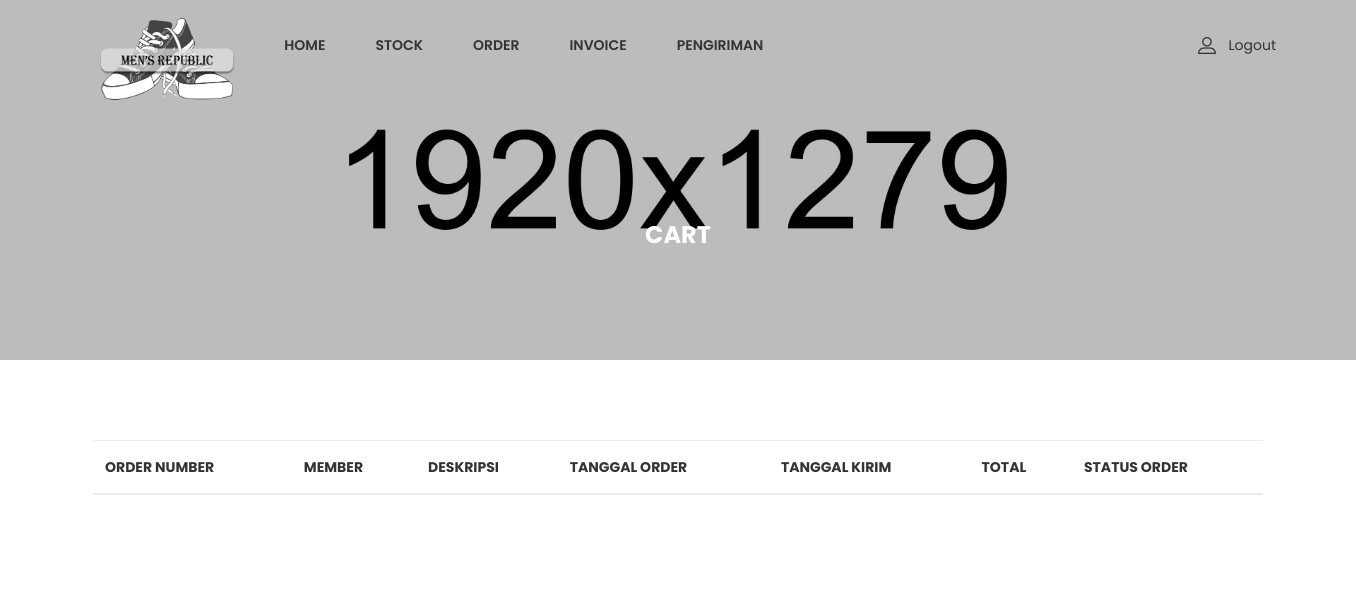
/admin/admin_page.php?page=cart_list, run on an earlier commit of the app's database.
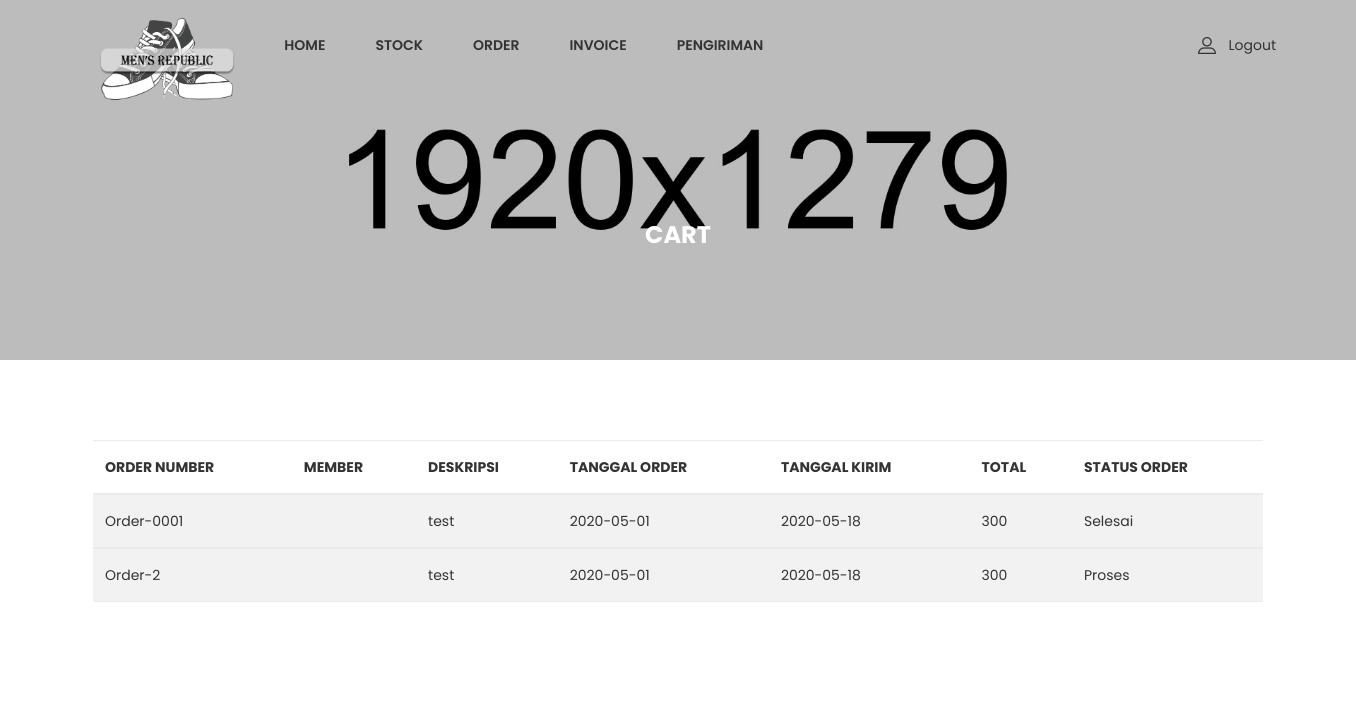
And on a later commit of the database.
### tables this page shows
CREATE TABLE `order_list` (
  `id_order` int(11) NOT NULL,
  `order_num` varchar(25) DEFAULT NULL,
  `deskripsi` text DEFAULT NULL,
  `id_member` int(11) DEFAULT NULL,
  `id_status_order` int(11) DEFAULT NULL,
  `tanggal_order` date DEFAULT NULL,
  `tanggal_kirim` date DEFAULT NULL,
  `total_harga` float DEFAULT NULL
);

CREATE TABLE `status_trans` (
  `id_status_trans` int(11) NOT NULL,
  `nama_status_trans` varchar(50) DEFAULT NULL
);

### admin/cart_list.php (the view)
<div class="ht__bradcaump__area bg-image--6">
    <div class="container">
        <div class="row">
            <div class="col-lg-12">
                <div class="bradcaump__inner text-center">
                    <h2 class="bradcaump-title">Cart</h2>
                </div>
            </div>
        </div>
    </div>
</div>
<section class="my_account_area pt--80 pb--55 bg--white">
    <div class="container">
        <div class="card-body table-responsive p-0">
            <table class="table table-hover table-striped table-valign-middle">
                <thead>
                    <tr>
                        <th>Order Number</th>
                        <th>Member</th>
                        <th>Deskripsi</th>
                        <th>Tanggal Order</th>
                        <th>Tanggal kirim</th>
                        <th>Total</th>
                        <th>Status order</th>
                    </tr>
                </thead>
                <?php
                include '../func/koneksi.php';
                $data = mysqli_query($koneksi, "select * from order_list INNER JOIN member ON order_list.id_member=member.id_member INNER JOIN status_trans ON order_list.id_status_order=status_trans.id_status_trans");
                while($d = mysqli_fetch_array($data)){
            ?>
                <tbody>
                    <tr>
                        <td><?php echo $d['order_num'] ?></td>
                        <td><?php echo $d['name'] ?></td>
                        <td><?php echo $d['deskripsi'] ?></td>
                        <td><?php echo $d['tanggal_order'] ?></td>
                        <td><?php echo $d['tanggal_kirim'] ?></td>
                        <td><?php echo $d['total_harga'] ?></td>
                        <td><?php echo $d['nama_status_trans'] ?></td>
                    </tr>
                </tbody>
                <?php
                }
            ?>
            </table>
        </div>
    </div>
</section>

What changed in the data, as far as the page shows it:
added order_list: order_num "Order-0001", deskripsi "test", tanggal_order "2020-05-01", tanggal_kirim "2020-05-18", total_harga "300", status_trans.nama_status_trans "Selesai"
added order_list: order_num "Order-2", deskripsi "test", tanggal_order "2020-05-01", tanggal_kirim "2020-05-18", total_harga "300", status_trans.nama_status_trans "Proses"
